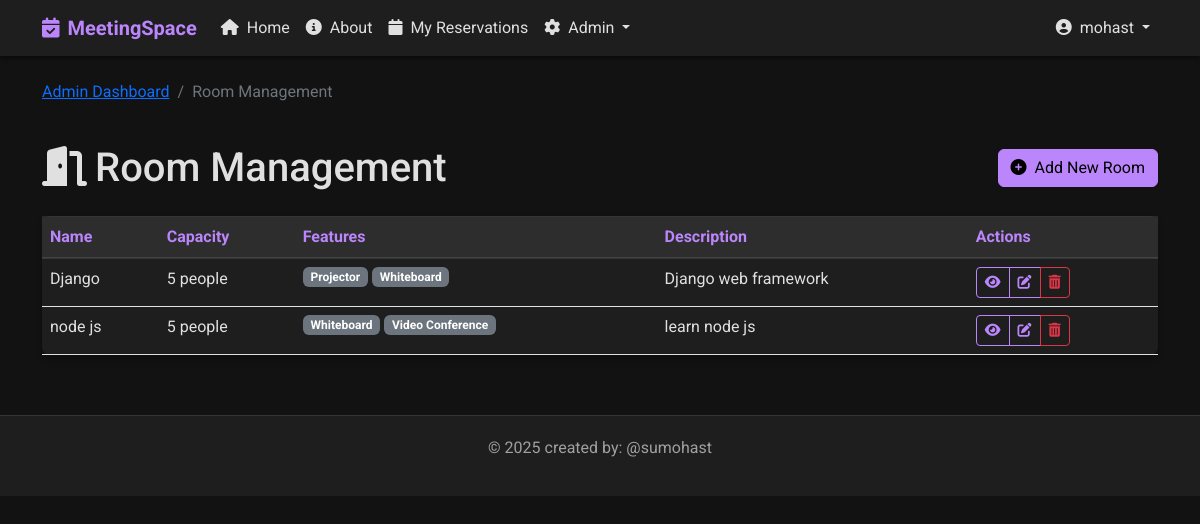
The page /room-management/ (signed in) on the database as committed earlier.
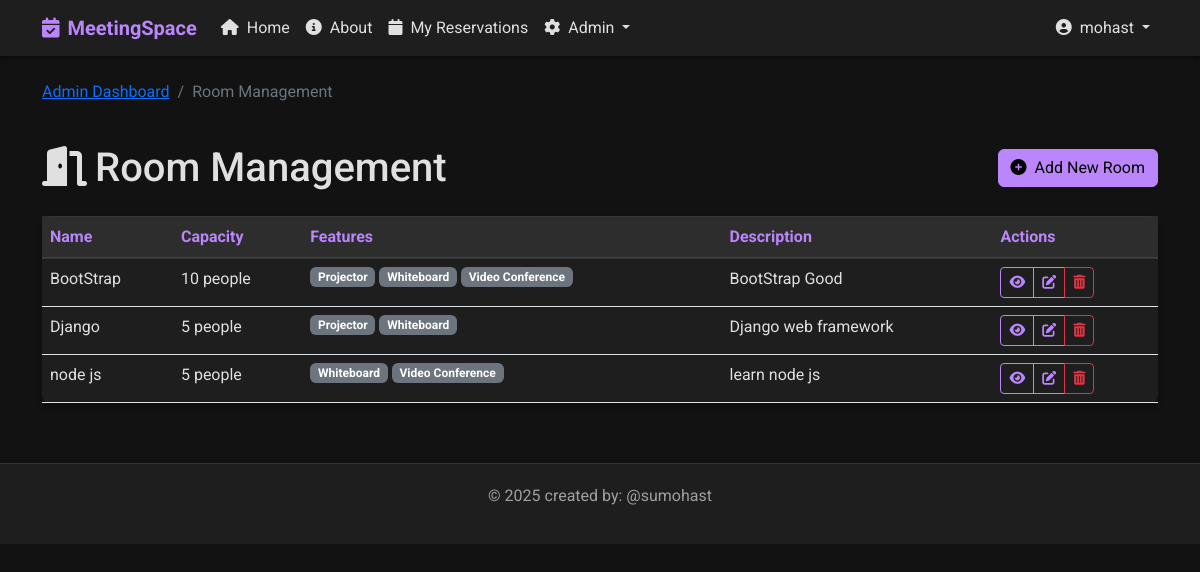
The same page on the database as committed later.
### base/models.py (models this page shows, shortened)
class Room(models.Model):
    name = models.CharField(max_length=100)
    capacity = models.IntegerField(default=10)
    has_projector = models.BooleanField(default=False)
    has_whiteboard = models.BooleanField(default=False)
    has_video_conference = models.BooleanField(default=False)
    description = models.TextField(null=True, blank=True)
    created = models.DateTimeField(auto_now_add=True)
    updated = models.DateTimeField(auto_now=True)
    class Meta: # this class is used to define metadata for the model , for example when we want to sort the rooms by name
        ordering = ['name']

### base/views.py (the view)
# urls.py: path('room-management/', views.room_management, name="room-management"),
@staff_member_required
def room_management(request):
    rooms = Room.objects.all()
    return render(request, 'base/room_management.html', {'rooms': rooms})

### templates/base/room_management.html (shortened to what this page needs)
{% extends 'main.html' %}
{% load static %}
{% block content %}
<div class="row mb-4">
    <div class="col-12">
        <nav aria-label="breadcrumb">
            <ol class="breadcrumb">
                <li class="breadcrumb-item"><a href="{% url 'admin-dashboard' %}">Admin Dashboard</a></li>
                <li class="breadcrumb-item active">Room Management</li>
            </ol>
        </nav>
    </div>
</div>
<div class="row mb-4">
    <div class="col-12 d-flex justify-content-between align-items-center">
        <h1 class="mb-0"><i class="fas fa-door-open me-2"></i>Room Management</h1>
        <a href="{% url 'create-room' %}" class="btn btn-primary">
            <i class="fas fa-plus-circle me-1"></i> Add New Room
        </a>
    </div>
</div>
<div class="row">
    <div class="col-12">
        <div class="card">
            <div class="card-body p-0">
                {% if rooms %}
                <div class="table-responsive">
                    <table class="table mb-0">
                        <thead>
                            <tr>
                                <th>Name</th>
                                <th>Capacity</th>
                                <th>Features</th>
                                <th>Description</th>
                                <th>Actions</th>
                            </tr>
                        </thead>
                        <tbody>
                            {% for room in rooms %}
                            <tr>
                                <td>{{ room.name }}</td>
                                <td>{{ room.capacity }} people</td>
                                <td>
                                    <div class="d-flex flex-wrap gap-1">
                                        {% if room.has_projector %}
                                        <span class="badge bg-secondary">Projector</span>
                                        {% endif %}
                                        {% if room.has_whiteboard %}
                                        <span class="badge bg-secondary">Whiteboard</span>
                                        {% endif %}
                                        {% if room.has_video_conference %}
                                        <span class="badge bg-secondary">Video Conference</span>
                                        {% endif %}
                                    </div>
                                </td>
                                <td>{{ room.description|truncatechars:50 }}</td>
                                <td>
                                    <div class="btn-group">
                                        <a href="{% url 'room-detail' room.id %}" class="btn btn-sm btn-outline-primary">
                                            <i class="fas fa-eye"></i>
                                        </a>
                                        <a href="{% url 'update-room' room.id %}" class="btn btn-sm btn-outline-primary">
                                            <i class="fas fa-edit"></i>
                                        </a>
                                        <a href="{% url 'delete-room' room.id %}" class="btn btn-sm btn-outline-danger">
                                            <i class="fas fa-trash-alt"></i>
                                        </a>
                                    </div>
                                </td>
                            </tr>
                            {% endfor %}
                        </tbody>
                    </table>
                </div>
                {% else %}
                <div class="card-body">
                    <p class="text-center">No rooms available. <a href="{% url 'create-room' %}">Create a new room</a>.</p>
                </div>
                {% endif %}
            </div>
        </div>
    </div>
</div>
{% endblock %}

Rows that differ between the two databases and show on the page:
added Room: name "BootStrap", capacity "10", has_projector "Projector", has_whiteboard "Whiteboard", has_video_conference "Video Conference", description "BootStrap Good"
